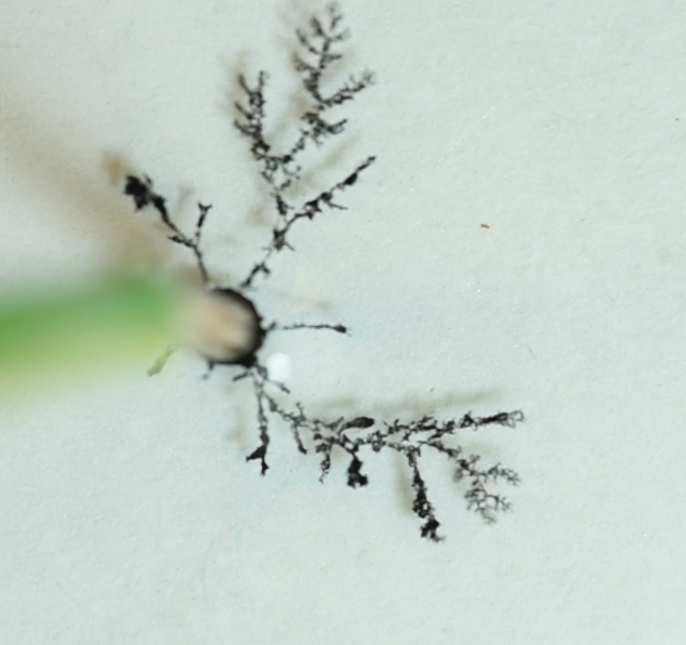
#> input picture experiments/dla-concentration-final/figures/crops/crop_c0.02.png, 686 x 645 px, found by its file name; its folder holds 4 pictures in this run
$ python fig_raw_gallery_and_tracking.py
#> lines starting #> are read from the running program, lines starting #| are printed output that depends on the picture
# -*- coding: utf-8 -*-
"""Final-report figures: (1) full-page 6-panel raw-frame gallery with a fixed
bottom-right 2.9x zoom inset per concentration; (2) tracking figure: 1x3 strip of
the 0.06% run with the enclosing circle at three times (last one = last edge-free
frame per the clipped flag) + R(t) panel with the times marked.
Sources: crops from experiments/dla-concentration-final, video + radius CSV from
experiments/week5-dla-concentration (calibration 35.6 px/mm, meta_run3.json)."""
import os
import numpy as np
import cv2
import matplotlib
matplotlib.use("Agg")
import matplotlib.pyplot as plt
from matplotlib.patches import Rectangle

OUT = os.path.join(os.path.dirname(os.path.abspath(__file__)), "..", "figures")
CROPS = r"C:/dev/brownian-motion/experiments/dla-concentration-final/figures/crops"
W5 = r"C:/dev/brownian-motion/experiments/week5-dla-concentration"
VIDEO = os.path.join(W5, "raw-videos", "run3_0.06C.mov")
CSV = os.path.join(W5, "final", "data", "radius_run3.csv")
PX_PER_MM = 35.6
CONCS = ["0.02", "0.04", "0.06", "0.15", "0.45", "0.56"]

def norm(img):
    lo, hi = np.percentile(img, [2, 99.5])
    return np.clip((img.astype(float) - lo) / (hi - lo), 0, 1)

def load_crop(c):
#> called with c = '0.02'
    img = cv2.imread(os.path.join(CROPS, "crop_c%s.png" % c), cv2.IMREAD_GRAYSCALE)
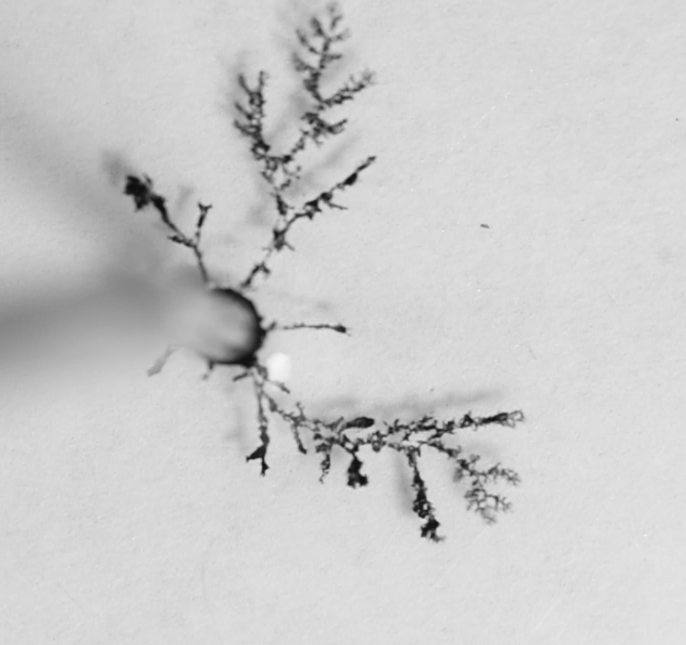
#> img: shape (645, 686); min 13, max 246, mean 203.5
    h, w = img.shape
#> h = 645; w = 686
    s = min(h, w)
#> s = 645
    return norm(img[(h - s) // 2:(h - s) // 2 + s, (w - s) // 2:(w - s) // 2 + s])
#> in norm, `lo, hi = np.percentile(img, [2, 99.5])`: lo = 98; hi = 225
#> in norm, `lo, hi = np.percentile(img, [2, 99.5])`:
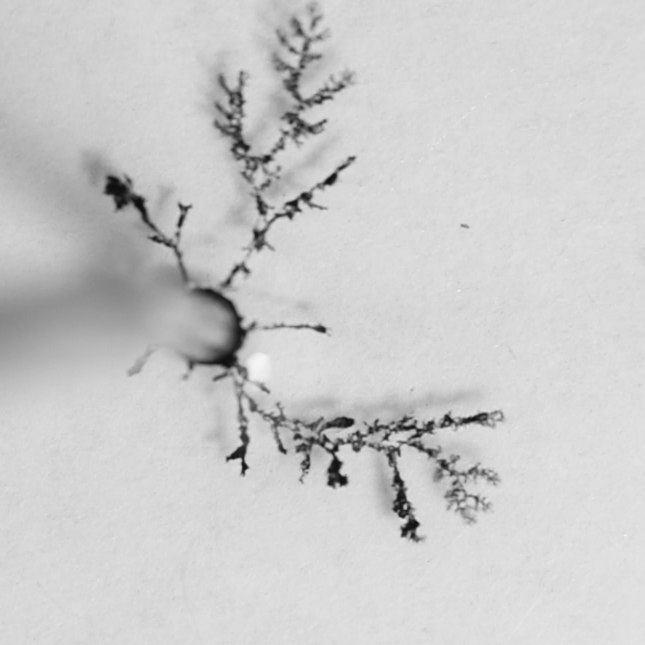
#> img: shape (645, 645); min 13, max 246, mean 203.2
#> in norm, `return np.clip((img.astype(float) - lo) / (hi - lo), 0, 1)`:
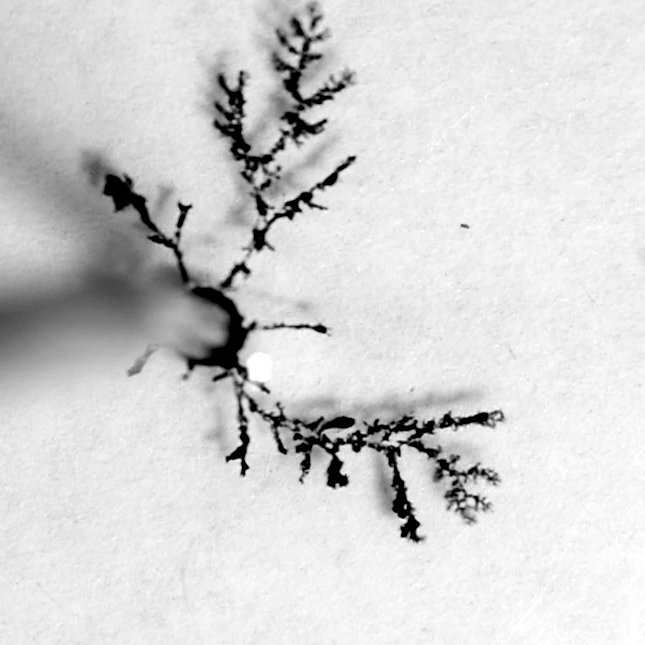
#> returned value: shape (645, 645) float64; min 0, max 1, mean 0.834

def best_zoom(img, zs):
    h, w = img.shape
    best, bx, by = -1, 0, 0
    for fy in np.linspace(0.08, 0.72, 14):
        for fx in np.linspace(0.08, 0.72, 14):
            x, y = int(fx * w), int(fy * h)
            win = img[y:y + zs, x:x + zs]
            if win.shape != (zs, zs):
                continue
            if fx + zs / w > 0.52 and fy + zs / h > 0.49:   # keep clear of the fixed inset
                continue
            score = win.std() * (1 - win.mean() * 0.3)
            if score > best:
                best, bx, by = score, x, y
    return bx, by

# ---------------- Raw: full-page 2x3 gallery, zoom inset per panel ----------------
fig, axes = plt.subplots(3, 2, figsize=(8.5, 12.4))
order = ["0.02", "0.04", "0.06", "0.15", "0.45", "0.56"]
for ax, c, letter in zip(axes.ravel(), order, "abcdef"):
    img = load_crop(c)
    h, w = img.shape
#> h = 645; w = 645
    ax.imshow(img, cmap="gray", vmin=0, vmax=1)
    ax.set_xticks([]); ax.set_yticks([])
    ax.text(0.035, 0.968, "(%s) %s%%" % (letter, c), transform=ax.transAxes,
            ha="left", va="top", fontsize=12, color="w",
            bbox=dict(facecolor="black", alpha=0.55, pad=3.5, edgecolor="none"))
    zs = int(w * 0.15)
#> zs = 96
    zx, zy = best_zoom(img, zs)
#> after the loop in best_zoom, `for fy in np.linspace(0.08, 0.72, 14):`: best = 0.278; bx = 210; by = 273
#> zx = 210; zy = 273
    if c == "0.02":                      # editorial pick: the richer branch below
        zy = min(zy + zs, h - zs - 1)
#> zy = 369
    spot = [0.555, 0.015, 0.43, 0.43]   # fixed: bottom-right in every panel
    bxf, byf = (zx + zs / 2) / w, 1 - (zy + zs / 2) / h   # box center, axes fraction
#> bxf = 0.4; byf = 0.353
    axins = ax.inset_axes(spot)
    axins.imshow(img, cmap="gray", vmin=0, vmax=1)
    axins.set_xlim(zx, zx + zs)
    axins.set_ylim(zy + zs, zy)
    axins.set_xticks([]); axins.set_yticks([])
    for sp in axins.spines.values():
        sp.set_color("#e4572e"); sp.set_linewidth(1.8)
    mag = spot[2] / (zs / w)
#> mag = 2.89
    axins.text(0.955, 0.045, "%.1f×" % mag, transform=axins.transAxes,
               ha="right", va="bottom", fontsize=10, color="w",
               bbox=dict(facecolor="black", alpha=0.55, pad=3, edgecolor="none"))
    ax.add_patch(Rectangle((zx, zy), zs, zs, fill=False, ec="#e4572e", lw=1.5))
    icx, icy = spot[0] + spot[2] / 2, spot[1] + spot[3] / 2
    dx, dy = bxf - icx, byf - icy
#> dx = -0.37; dy = 0.123
    # display-space box corners (data coords, y down): T=top of screen
    TL, TR = (zx, zy), (zx + zs, zy)
#> TL = (210, 369); TR = (306, 369)
    BL, BR = (zx, zy + zs), (zx + zs, zy + zs)
#> BL = (210, 465); BR = (306, 465)
    # inset corners in axes-fraction of axins ((0,0)=display bottom-left)
    iTL, iTR, iBL, iBR = (0, 1), (1, 1), (0, 0), (1, 0)
    if abs(dx) >= abs(dy):
        pairs = [(TL, iTR), (BL, iBR)] if dx > 0 else [(TR, iTL), (BR, iBL)]
#> pairs = [((306, 369), (0, 1)), ((306, 465), (0, 0))]
    else:
        pairs = [(BL, iTL), (BR, iTR)] if dy > 0 else [(TL, iBL), (TR, iBR)]
    from matplotlib.patches import ConnectionPatch
    for (pa, pb) in pairs:
        ax.add_artist(ConnectionPatch(xyA=pa, coordsA=ax.transData,
                                      xyB=pb, coordsB=axins.transAxes,
                                      color="#e4572e", lw=1.2))
#> this loop made 2 passes
#> (pa, pb) on passes 1 to 2: ((306, 369), (0, 1)), ((306, 465), (0, 0))
#> pass 2 of the loop `for ax, c, letter in zip(axes.ravel(), order, "abcdef"):`:
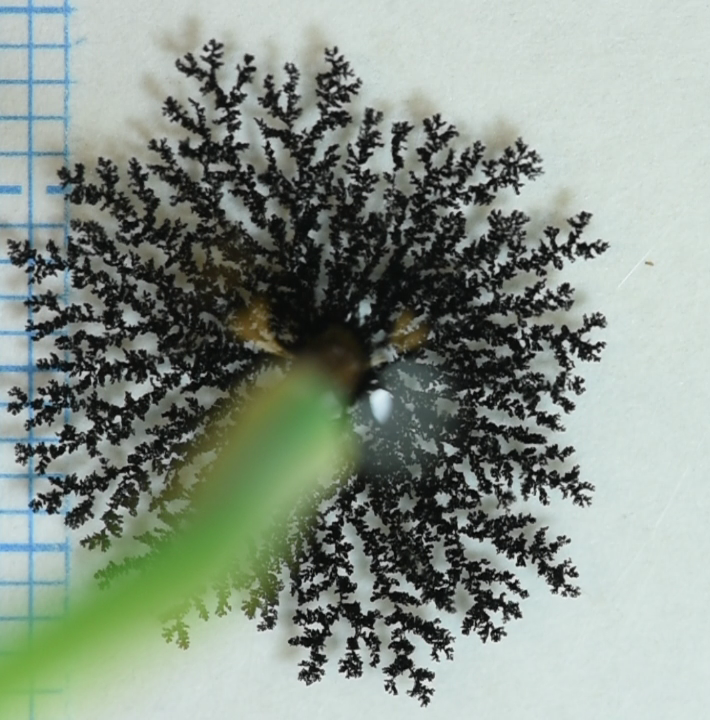
#> input picture experiments/dla-concentration-final/figures/crops/crop_c0.04.png, 710 x 720 px, found by its file name
#> in load_crop (call 2), `img = cv2.imread(os.path.join(CROPS, "crop_c%s.png" % c), cv2.IMREAD_G..`:
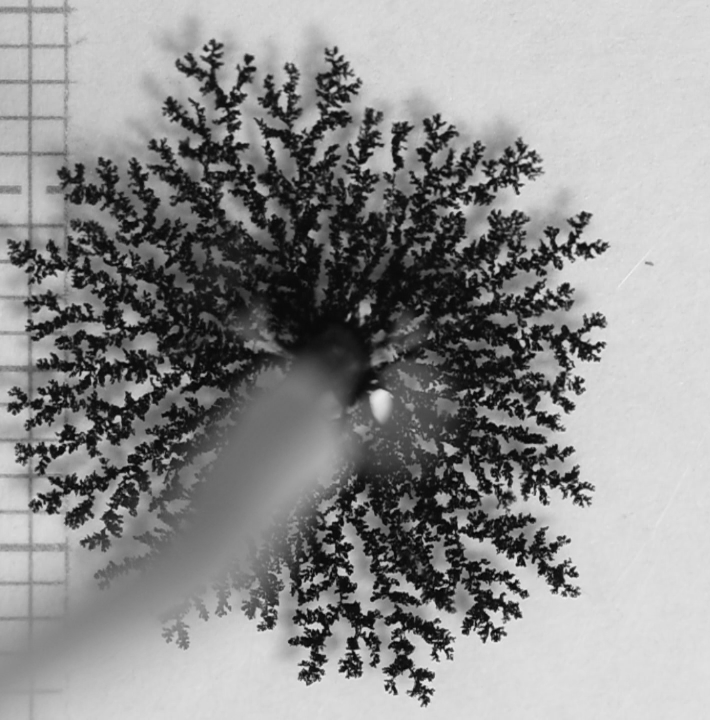
#> img: shape (720, 710); min 4, max 240, mean 141.6
#> lo = 14; hi = 223
#> in norm (call 2), `return np.clip((img.astype(float) - lo) / (hi - lo), 0, 1)`:
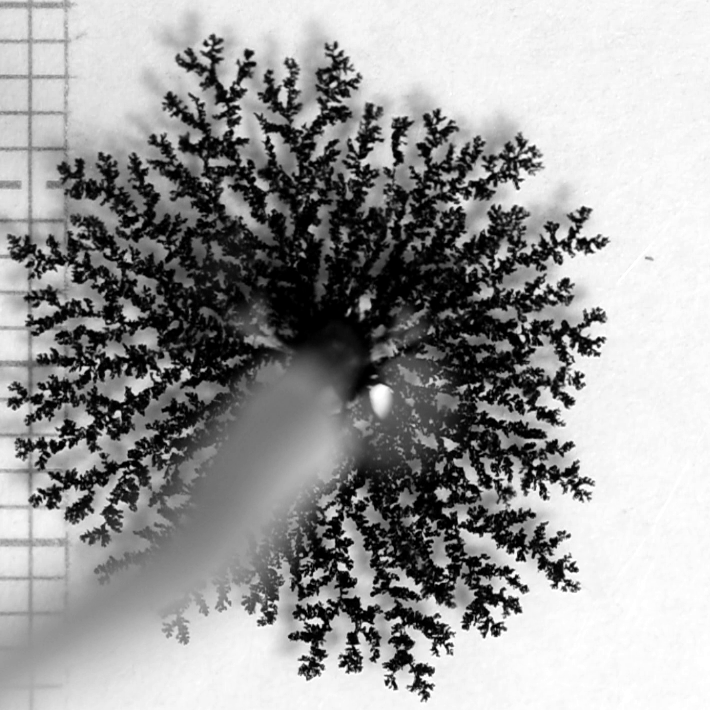
#> returned value: shape (710, 710) float64; min 0, max 1, mean 0.606
#> `zx, zy = best_zoom(img, zs)`: zx = 511; zy = 231
#> bxf = 0.794; byf = 0.6
#> the loop `for sp in axins.spines.values():` made 4 passes
#> mag = 2.88
#> icx = 0.77; icy = 0.23
#> dx = 0.0244; dy = 0.37
#> TL = (511, 231); TR = (617, 231)
#> BL = (511, 337); BR = (617, 337)
#> `pairs = [(BL, iTL), (BR, iTR)] if dy > 0 else [(TL, iBL), (TR, iBR)]`: pairs = [((511, 337), (0, 1)), ((617, 337), (1, 1))]
#> the loop `for (pa, pb) in pairs:` made 2 passes
#> (pa, pb) on passes 1 to 2: ((511, 337), (0, 1)), ((617, 337), (1, 1))
#> pass 3 of the loop `for ax, c, letter in zip(axes.ravel(), order, "abcdef"):`:
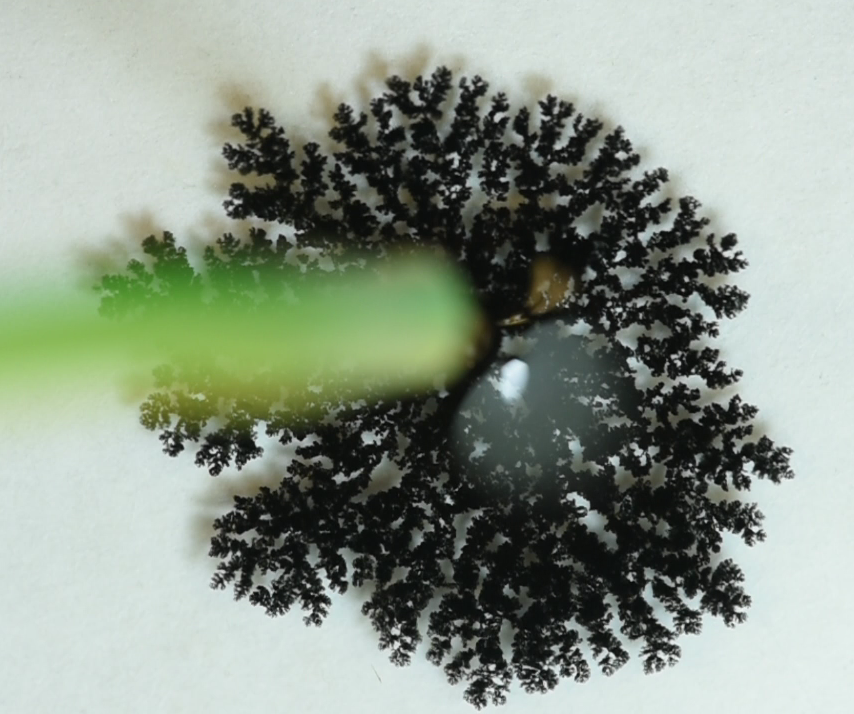
#> input picture experiments/dla-concentration-final/figures/crops/crop_c0.06.png, 854 x 714 px, found by its file name
#> in load_crop (call 3), `img = cv2.imread(os.path.join(CROPS, "crop_c%s.png" % c), cv2.IMREAD_G..`:
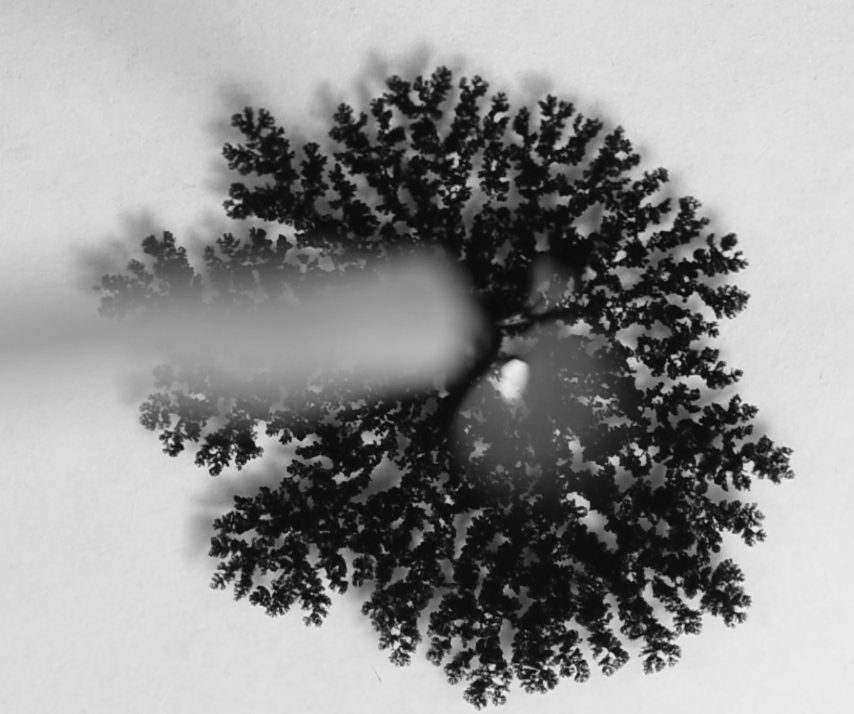
#> img: shape (714, 854); min 7, max 240, mean 145.8
#> lo = 13; hi = 232
#> in norm (call 3), `return np.clip((img.astype(float) - lo) / (hi - lo), 0, 1)`:
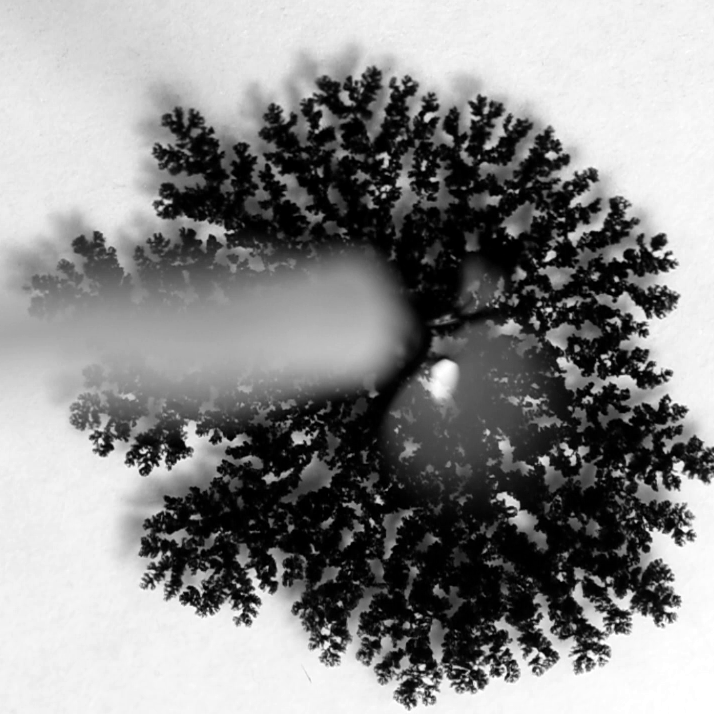
#> returned value: shape (714, 714) float64; min 0, max 1, mean 0.543
#> `zx, zy = best_zoom(img, zs)`: zx = 127; zy = 514
#> bxf = 0.253; byf = 0.205
#> mag = 2.87
#> dx = -0.517; dy = -0.0248
#> TL = (127, 514); TR = (234, 514)
#> BL = (127, 621); BR = (234, 621)
#> `pairs = [(TL, iTR), (BL, iBR)] if dx > 0 else [(TR, iTL), (BR, iBL)]`: pairs = [((234, 514), (0, 1)), ((234, 621), (0, 0))]
#> the loop `for (pa, pb) in pairs:` made 2 passes
#> (pa, pb) on passes 1 to 2: ((234, 514), (0, 1)), ((234, 621), (0, 0))
#> (the run stopped early here; a loop or call above may not have finished)
